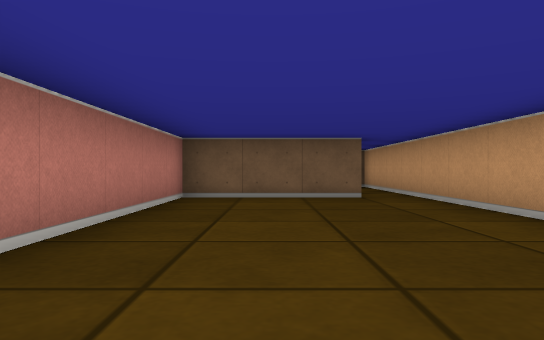
View 1 (above)

23 first-person views from a walk through a cub3D maze. The camera is about half as high as the walls, looks level and sees 70° across. The floor is counted in squares. Each view is taken from the middle of a square. On the plan, view 1 faces up. The plan holds only what a view shows up to about 9 squares ahead; the rest is blank.

View 2
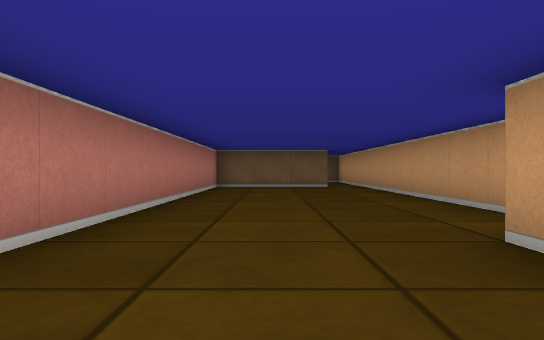

View 3
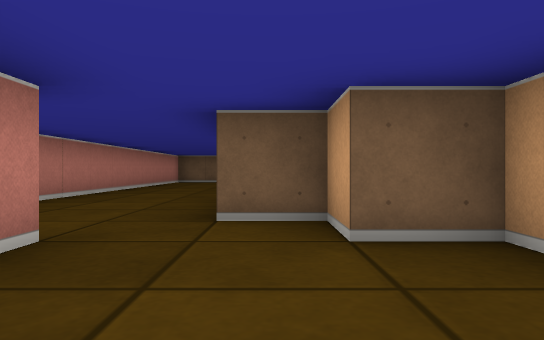

View 4
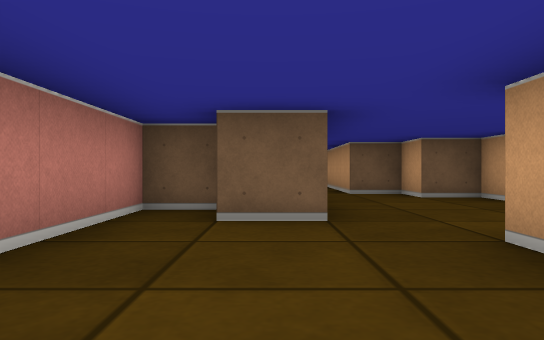

View 5
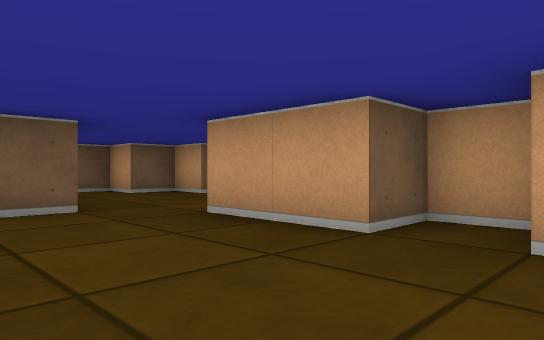

View 6
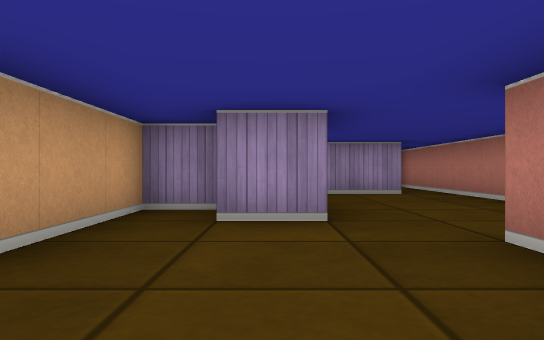

View 7
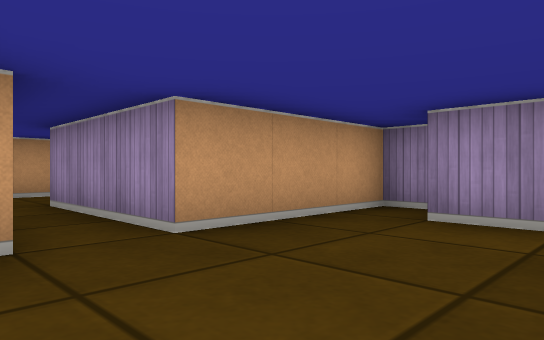

View 8
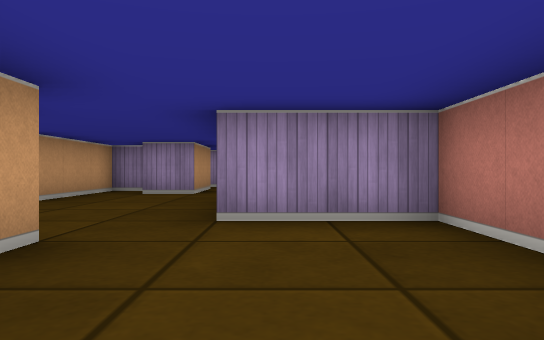

View 9
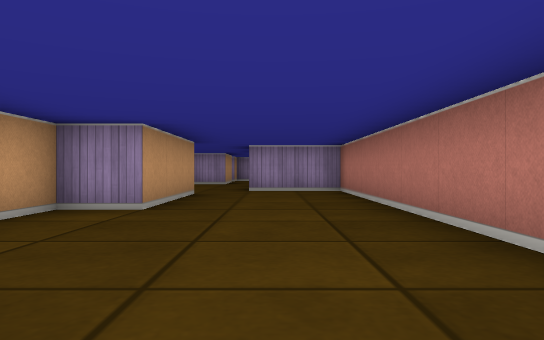

View 10
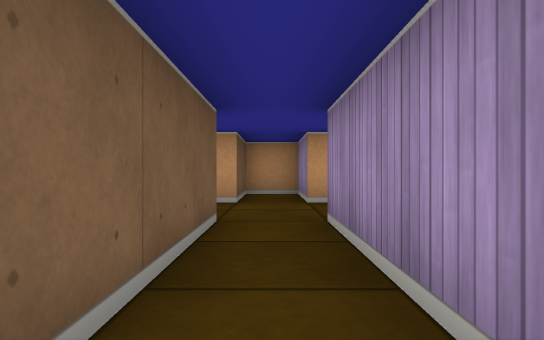

View 11
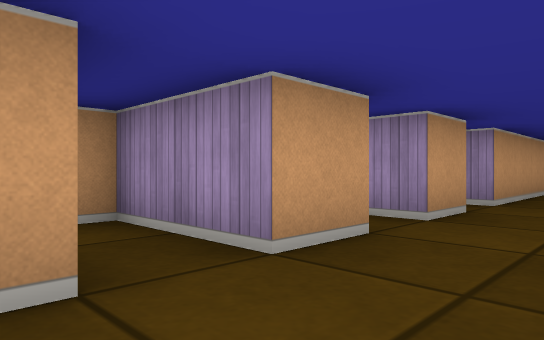

View 12
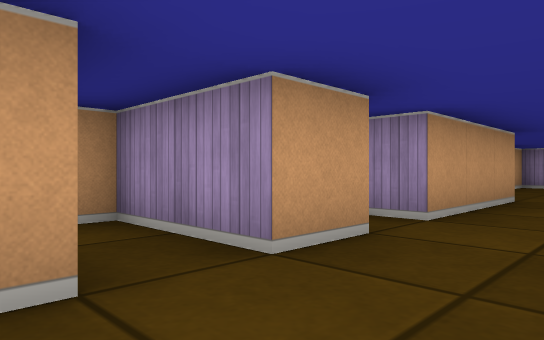

View 13
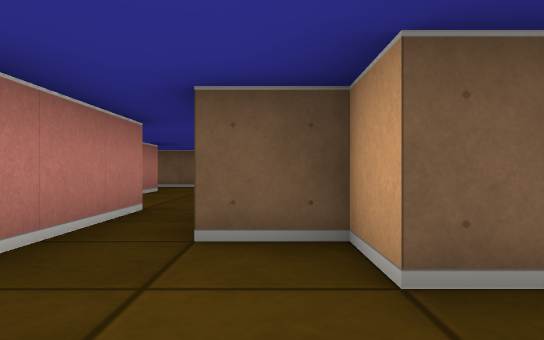

View 14
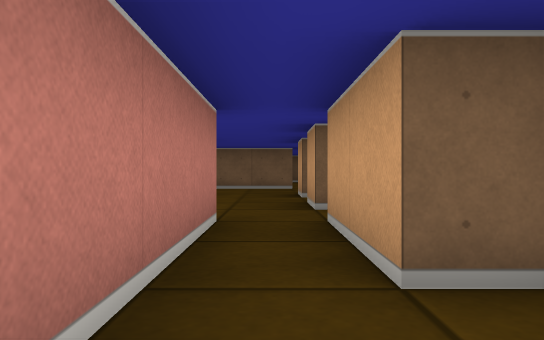

View 15
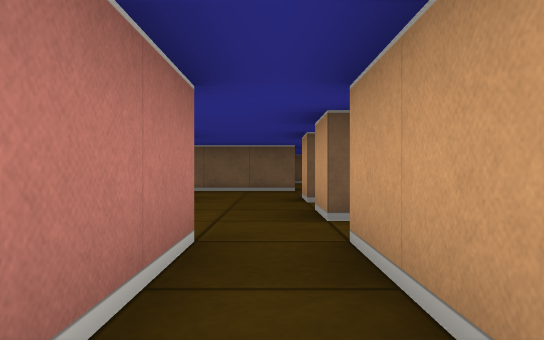

View 16
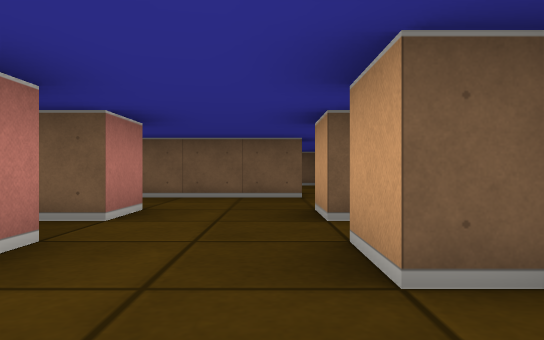

View 17
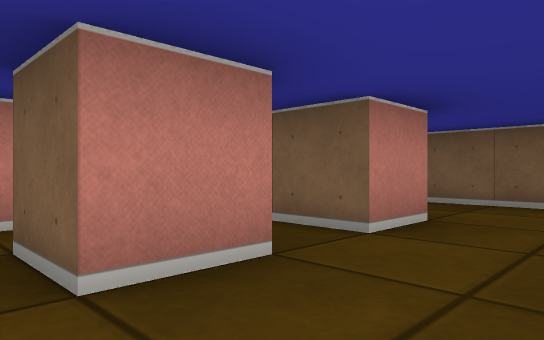

View 18
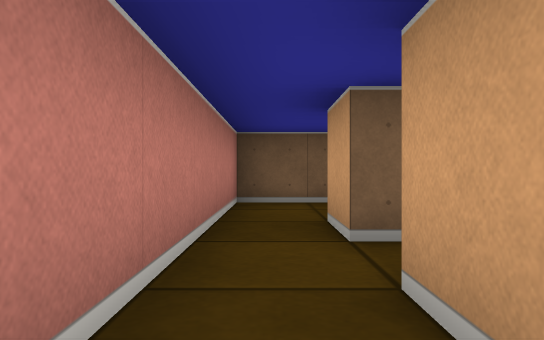

View 19
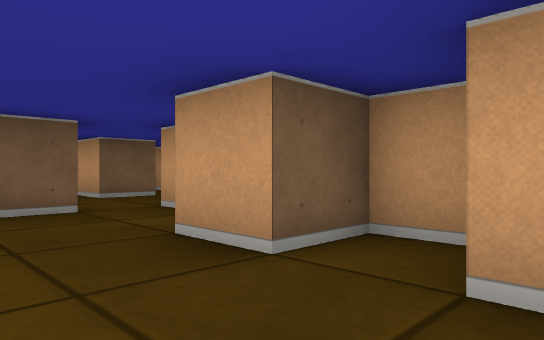

View 20
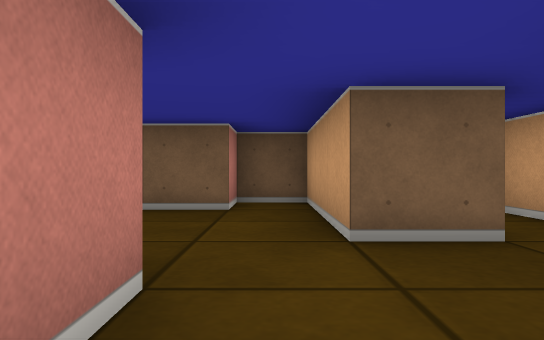

View 21
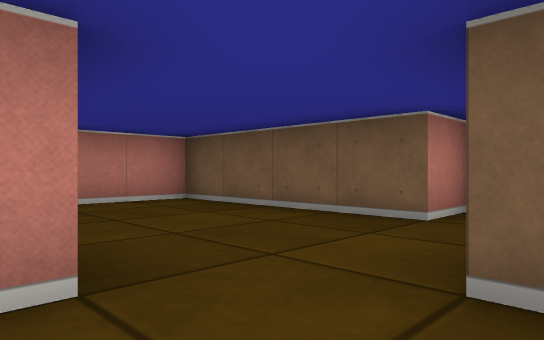

View 22
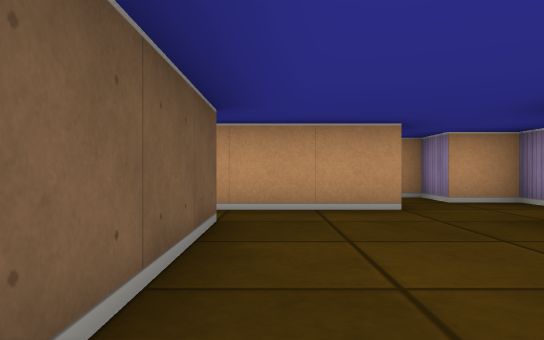

View 23
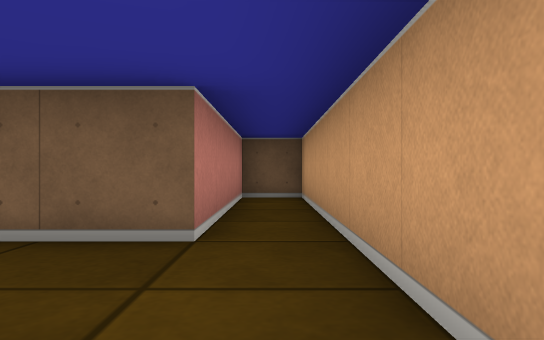

### Floor plan
Ten units are one square. View 1 is at (0, 0); x grows to the right and y downward. Boxes are objects, and circles mark ways between rooms. Rooms are numbered by the first view taken in them; rooms with no view inside come last. Other rooms are left out.
<svg viewBox="-20 -110 130 265">
<path fill="none" stroke="#000" d="M-6 75 -15 75 -15 99M6 85 -5 85M65 65 35 65 35 55 25 55 25 45 15 45 15 15 25 15 25 -105 15 -105 15 -65 -15 -65 -15 55 5 55M26 105 35 105 35 75 65 75M-15 118 -15 150M25 124 25 115 15 115 15 95 25 95M-6 135 10 135M85 75 105 75 105 65 85 65 85 55 75 55 75 35M65 35 65 65M85 85 85 75M85 106 85 95 105 95M55 -5 55 5 45 5 45 -5M55 15 55 25 45 25 45 15M85 12 85 5 75 5 75 -5M75 -25 35 -25 35 25M81 25 75 25 75 15M75 -35 75 -25M95 -45 85 -45 85 -75 75 -75 75 -65 35 -65 35 -48M90 -25 95 -25 95 -35 105 -35 105 -39M105 -55 105 -62"/>
<circle cx="60" cy="70" r="3" fill="#2a7"/>
<circle cx="75" cy="80" r="3" fill="#2a7"/>
<circle cx="70" cy="30" r="3" fill="#2a7"/>
<circle cx="80" cy="-30" r="3" fill="#2a7"/>
<text x="10" y="30">1</text>
<text x="80" y="60">2</text>
<text x="80" y="90">3</text>
<text x="60" y="0">4</text>
<text x="70" y="-50">5</text>
</svg>
Room 1 opens to room 2. Room 2 opens to room 3. Room 2 opens to room 4. Room 4 opens to room 5.

Where each view was taken, in squares from view 1:
view 1: 0 up, 0 right, facing up
view 2: 4 down, 0 right, facing up
view 3: 8 down, 2 right, facing up
view 4: 12 down, 0 right, facing up
view 5: 13 down, 1 left, facing up-right
view 6: 6 down, 2 right, facing down
view 7: 6 down, 1 right, facing down-right
view 8: 2 down, 0 right, facing down
view 9: 3 up, 0 right, facing down
view 10: 7 down, 3 right, facing right
view 11: 6 down, 7 right, facing down-right
view 12: 8 down, 7 right, facing down-right
view 13: 8 down, 8 right, facing up
view 14: 7 down, 7 right, facing up
view 15: 6 down, 7 right, facing up
view 16: 4 down, 7 right, facing up
view 17: 3 down, 7 right, facing up-left
view 18: 3 down, 4 right, facing up
view 19: 2 down, 6 right, facing up-right
view 20: 2 up, 8 right, facing up
view 21: 3 up, 9 right, facing up-left
view 22: 6 up, 4 right, facing right
view 23: 4 up, 2 right, facing up
